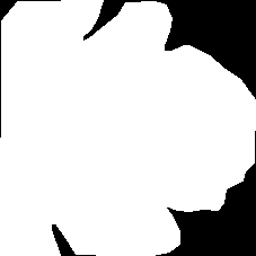
#> input picture resized_imagesAndMasks/masks-resized/Blm10_mask.png, 256 x 256 px, found by its file name; its folder holds only this picture in this run
$ python maskProcessing.py
#> lines starting #> are read from the running program, lines starting #| are printed output that depends on the picture; after the words box and inside, x2 and y2 are one past the last pixel; in counts of white or black regions, pixels touching at a corner belong together
import os
import cv2

# Folder path containing the masks
mask_folder = './resized_imagesAndMasks/masks-resized'

# Output folder for saving the preprocessed masks
output_folder = './resized_imagesAndMasks/preprocessed_masks'

# Threshold value for converting to binary format
threshold = 127

# Create the output folder if it doesn't exist
os.makedirs(output_folder, exist_ok=True)

# Iterate over the masks in the folder
for mask_filename in os.listdir(mask_folder):
    # Load the mask image
    mask_path = os.path.join(mask_folder, mask_filename)
    mask = cv2.imread(mask_path, cv2.IMREAD_GRAYSCALE)
#> mask is the input picture: shape (256, 256); min 0, max 255, mean 210.1

    # Apply thresholding to convert to binary format
    _, binary_mask = cv2.threshold(mask, threshold, 255, cv2.THRESH_BINARY)
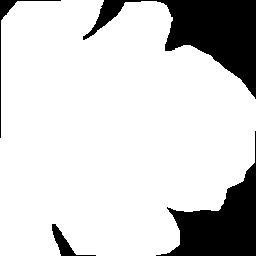
#> binary_mask: shape (256, 256); 82.5% white; 4 black regions, box (x1, y1, x2, y2) and area: (83, 0, 256, 99) 6102, (156, 131, 256, 256) 4686, (0, 0, 61, 138) 359, (52, 224, 96, 256) 352

    # Invert the binary mask if needed
    binary_mask = cv2.bitwise_not(binary_mask)

    # Save the preprocessed mask
    output_path = os.path.join(output_folder, mask_filename)
    cv2.imwrite(output_path, binary_mask)

$ run again, on resized_imagesAndMasks/masks-resized/Blm40_mask.png
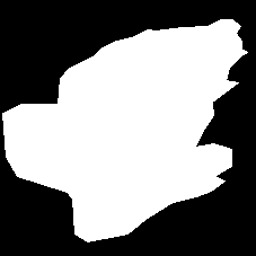
#> input picture resized_imagesAndMasks/masks-resized/Blm40_mask.png, 256 x 256 px, found by its file name
#> mask is the input picture: shape (256, 256); min 0, max 255, mean 130.4
#> `_, binary_mask = cv2.threshold(mask, threshold, 255, cv2.THRESH_BINARY)`:
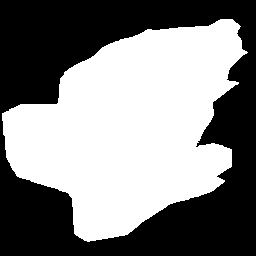
#> binary_mask: shape (256, 256); 51.1% white; 1 black region, box (x1, y1, x2, y2) and area: (0, 0, 256, 256) 32022

$ run again, on resized_imagesAndMasks/masks-resized/Blm45_mask.png
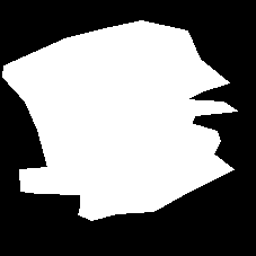
#> input picture resized_imagesAndMasks/masks-resized/Blm45_mask.png, 256 x 256 px, found by its file name
#> mask is the input picture: shape (256, 256); min 0, max 255, mean 124.3
#> `_, binary_mask = cv2.threshold(mask, threshold, 255, cv2.THRESH_BINARY)`:
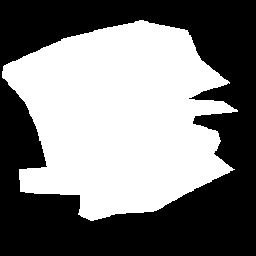
#> binary_mask: shape (256, 256); 48.8% white; 1 white region, box (x1, y1, x2, y2) and area: (2, 20, 238, 221) 31975

$ run again, on resized_imagesAndMasks/masks-resized/Blm48_mask.png
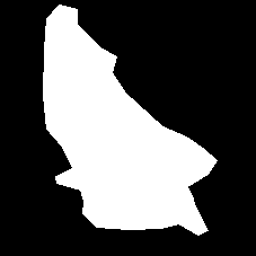
#> input picture resized_imagesAndMasks/masks-resized/Blm48_mask.png, 256 x 256 px, found by its file name
#> mask is the input picture: shape (256, 256); min 0, max 255, mean 83.4
#> `_, binary_mask = cv2.threshold(mask, threshold, 255, cv2.THRESH_BINARY)`:
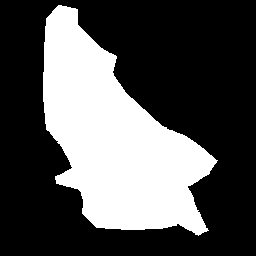
#> binary_mask: shape (256, 256); 32.7% white; 1 white region, box (x1, y1, x2, y2) and area: (43, 5, 218, 236) 21444

$ run again, on resized_imagesAndMasks/masks-resized/Blm24_mask.png
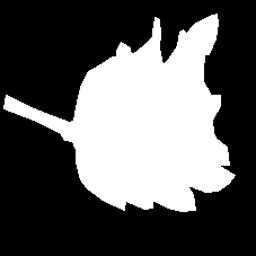
#> input picture resized_imagesAndMasks/masks-resized/Blm24_mask.png, 256 x 256 px, found by its file name
#> mask is the input picture: shape (256, 256); min 0, max 255, mean 90.1
#> `_, binary_mask = cv2.threshold(mask, threshold, 255, cv2.THRESH_BINARY)`:
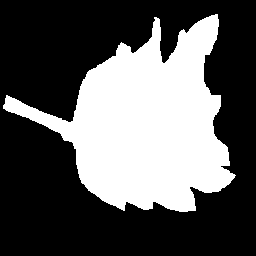
#> binary_mask: shape (256, 256); 35.3% white; 1 white region, box (x1, y1, x2, y2) and area: (3, 14, 236, 212) 23144
